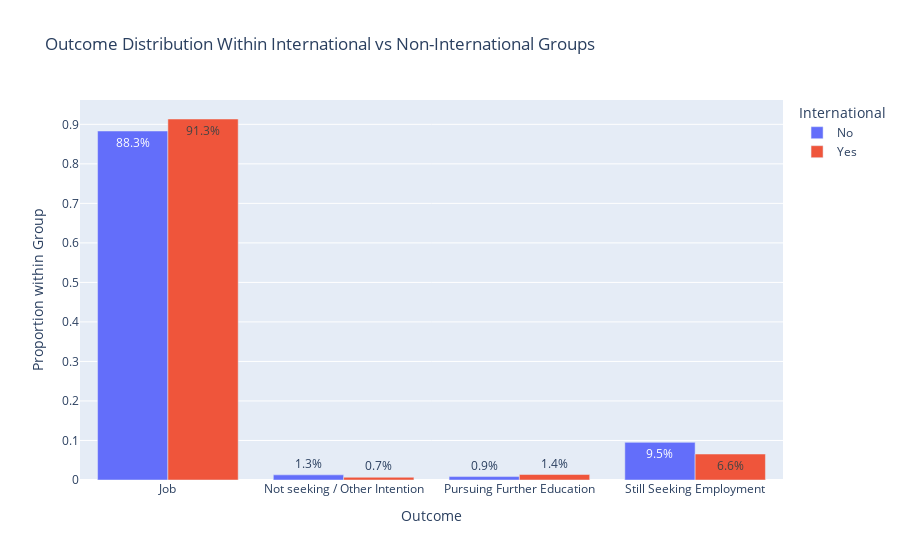

The code cell stored with this chart in its notebook:
### Code cell
# plot
import plotly.express as px

fig = px.bar(
    df_counts,
    x="Outcome",
    y="pct",
    color="International",
    barmode="group",
    text="pct",
    title="Outcome Distribution Within International vs Non-International Groups",
)

fig.update_layout(yaxis_title="Proportion within Group", xaxis_title="Outcome")

fig.update_traces(texttemplate="%{text:.1%}")
fig.show()

### Figure 1 — Plotly figure (JSON) as saved in the notebook; plotly's stock layout.template omitted (floating-point values rounded to 4 significant figures)
{"data": [{"alignmentgroup": "True", "hovertemplate": "International=No<br>Outcome=%{x}<br>pct=%{text}<extra></extra>", "legendgroup": "No", "marker": {"color": "#636efa", "pattern": {"shape": ""}}, "name": "No", "offsetgroup": "No", "orientation": "v", "showlegend": true, "text": [0.8831, 0.01299, 0.008658, 0.09524], "textposition": "auto", "texttemplate": "%{text:.1%}", "type": "bar", "x": ["Job", "Not seeking / Other Intention", "Pursuing Further Education", "Still Seeking Employment"], "xaxis": "x", "y": [0.8831, 0.01299, 0.008658, 0.09524], "yaxis": "y"}, {"alignmentgroup": "True", "hovertemplate": "International=Yes<br>Outcome=%{x}<br>pct=%{text}<extra></extra>", "legendgroup": "Yes", "marker": {"color": "#EF553B", "pattern": {"shape": ""}}, "name": "Yes", "offsetgroup": "Yes", "orientation": "v", "showlegend": true, "text": [0.9135, 0.00692, 0.01384, 0.06574], "textposition": "auto", "texttemplate": "%{text:.1%}", "type": "bar", "x": ["Job", "Not seeking / Other Intention", "Pursuing Further Education", "Still Seeking Employment"], "xaxis": "x", "y": [0.9135, 0.00692, 0.01384, 0.06574], "yaxis": "y"}], "layout": {"barmode": "group", "legend": {"title": {"text": "International"}, "tracegroupgap": 0}, "title": {"text": "Outcome Distribution Within International vs Non-International Groups"}, "xaxis": {"anchor": "y", "domain": [0, 1], "title": {"text": "Outcome"}}, "yaxis": {"anchor": "x", "domain": [0, 1], "title": {"text": "Proportion within Group"}}}}
